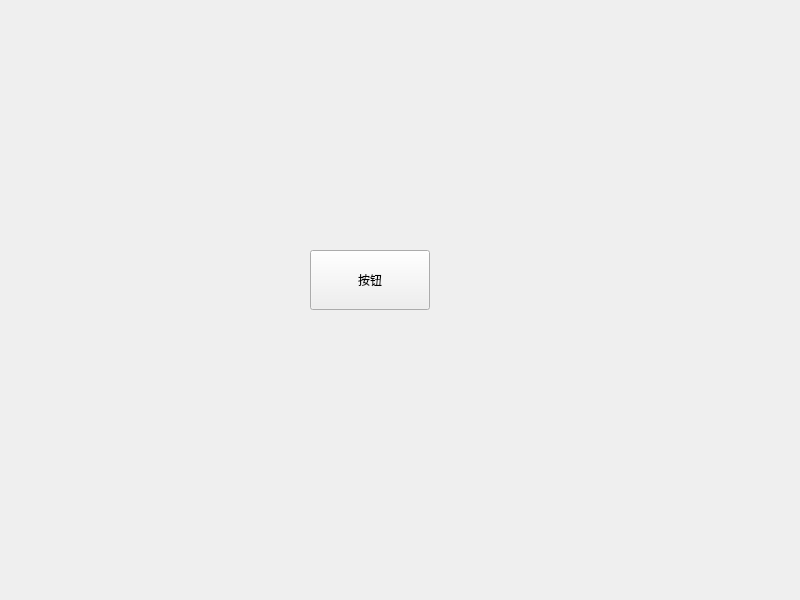
<?xml version="1.0" encoding="UTF-8"?>
<ui version="4.0">
 <class>MyEvent</class>
 <widget class="QWidget" name="MyEvent">
  <property name="geometry">
   <rect>
    <x>0</x>
    <y>0</y>
    <width>800</width>
    <height>600</height>
   </rect>
  </property>
  <property name="windowTitle">
   <string>MyEvent</string>
  </property>
  <widget class="QPushButton" name="pushButton">
   <property name="geometry">
    <rect>
     <x>310</x>
     <y>250</y>
     <width>120</width>
     <height>60</height>
    </rect>
   </property>
   <property name="text">
    <string>按钮</string>
   </property>
  </widget>
 </widget>
 <resources/>
 <connections/>
</ui>
